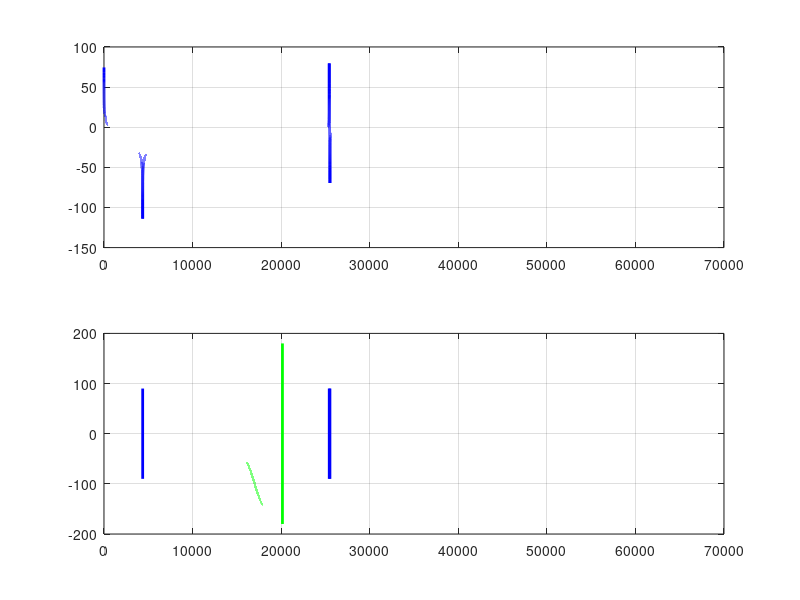

MATLAB code for this plot:
clc;
clear;




fsu = 0.1:0.1:65000;
ws = 2 * pi * fsu;
s = 1i*ws;

%%EMI阻抗
Lg = 50e-6;
L = 250e-6;
R = 1;
C1 = 2 * 2.2e-6;
C2 = 2 * 0.47e-6;
Z1 = 1 ./ C1 ./ s;
Z2 = L .* s;
Z3 = Lg .* s;
Z4 = 1 ./ C2 ./ s;
Z3 = Z3 .* Z4 ./ (Z3 + Z4);
Z3 = Z3 + Z2;
Z = (Z3 .* Z1) ./ (Z3 + Z1);
Z = 1 ./ Z;
MagZ = abs(Z);
PhaZ = angle(Z) * 180 / pi;
%%PFC阻抗
fsu_PFC = 0.1:0.1:65000;
ws_PFC = 2 * pi * fsu;
s_PFC = 1i*ws;
Voe = 390;
L_PFC = 250e-6;
beta_de_PFC = 220 * sqrt(2) / 390;
R_PFC = 75;
C_PFC = 620e-6;

G1 = -Voe ./ (L_PFC .* s);
G2 = 0;% = -beta_de ./ (L .* s);
G3 = 0;%0.5 * R * beta_de ./ (R .* C .* s + 1);

G = G1 + G2 .* G3;

kcp = -0.0623;%-0.018;%-1.7662e3;
kci = -1.871e3;%-102.2042*5;%-0.0749;
Gic = kcp + kci ./ s;
Giv = 1 ./ s / L_PFC;
id_ref = 2000 / 220 * sqrt(2);
Ts_Control = 1 / 130e3;
Gd = exp(-1.5 * Ts_Control * s);
Kf = 1 / 220 / sqrt(2);
%Y1 = Kf * id_ref * (Gic .* Gd .* G) ./ (1 + Gic .* Gd .* G);
Y1 = Giv ./ (1 + Gic .* G .*Gd );
%Y2 = (R*C.*s + 1) ./  (R*L*C.*s.*s+L*s+R*beta_de*beta_de);
Y2 = 1 ./ s / L_PFC ;
Y3 = Kf * id_ref * (Gic .* Gd .* G) ./ (1 + Gic .* Gd .* G);
Y = Y1 + Y3 - Kf .* Gd .* G ./ (1 + Gic .* Gd .* G);

        
        Z_PFC = Y;
        MagZ_PFC = abs(Z_PFC);
        PhaZ_PFC = angle(Z_PFC) * 180 / pi;



ZN = Z ./ Z_PFC;
Mag_ZN = abs(Z_PFC);
Pha_ZN = angle(ZN);
%figure(1);
%polarplot(Pha_ZN,Mag_ZN);

figure(71);
subplot(2,1,1);
%plot(harmor,jieguo(:,2),'r*');
%hold on;

plot(fsu,20 * log10(MagZ_PFC),'g','LineWidth',2);
hold on;

plot(fsu,20 * log10(MagZ),'b','LineWidth',2);
hold off;

grid on;
subplot(2,1,2);
%plot(harmor,jieguo(:,3),'r*');
%hold on;
plot(fsu,PhaZ_PFC,'g','LineWidth',2);
hold on;
plot(fsu,PhaZ,'b','LineWidth',2);
grid on;
hold off;















